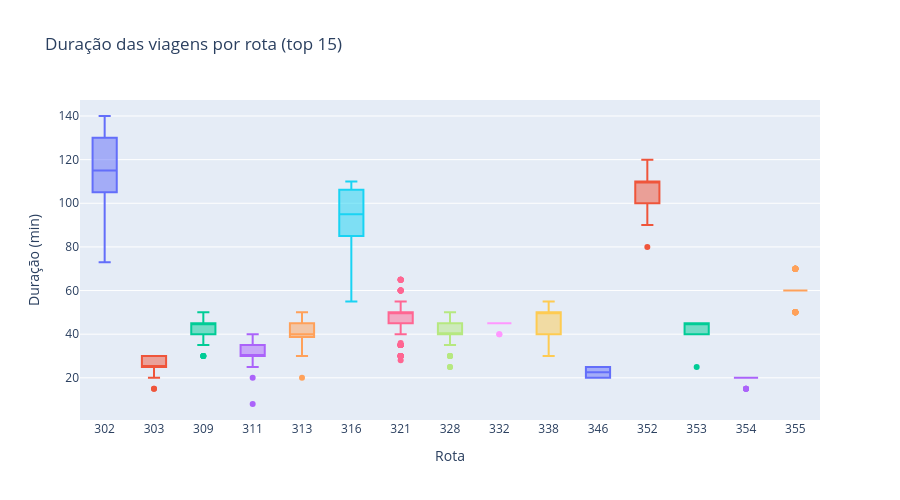

The code cell stored with this chart in its notebook:
### Markdown cell above
### 7.3 Trip duration outliers

### Code cell
# ── Box plot of trip duration by route (top 15 by trip count) ────────
ts_dur = (
    trip_stats
    .merge(feed.trips[["trip_id", "route_id"]])
    .merge(feed.routes[["route_id", "route_short_name"]])
)
ts_dur["duration_min"] = ts_dur["duration"] * 60

top_routes = ts_dur["route_short_name"].value_counts().head(15).index
ts_dur_top = ts_dur.loc[ts_dur["route_short_name"].isin(top_routes)]

fig = px.box(
    ts_dur_top,
    x="route_short_name", y="duration_min",
    color="route_short_name",
    title="Duração das viagens por rota (top 15)",
    labels={"route_short_name": "Rota", "duration_min": "Duração (min)"},
)
fig.update_layout(showlegend=False, height=500)
fig.show()

### Figure 1 — Plotly figure (JSON) as saved in the notebook; plotly's stock layout.template omitted (floating-point values rounded to 4 significant figures; data arrays with more than 128 entries replaced by an {"elided": "..."} marker saying what was removed)
{"data": [{"alignmentgroup": "True", "hovertemplate": "Rota=%{x}<br>Duração (min)=%{y}<extra></extra>", "legendgroup": "302", "marker": {"color": "#636efa"}, "name": "302", "notched": false, "offsetgroup": "302", "orientation": "v", "showlegend": true, "type": "box", "x": ["302", "302", "302", "302", "302", "302", "302", "302", "302", "302", "302", "302", "302", "302", "302", "302", "302", "302"], "x0": " ", "xaxis": "x", "y": [125.0, 140.0, 140.0, 130.0, 130.0, 120.0, 105.0, 110.0, 80.0, 73.0, 90.0, 110.0, 110.0, 120.0, 120.0, 130.0, 110.0, 90.0], "y0": " ", "yaxis": "y"}, {"alignmentgroup": "True", "hovertemplate": "Rota=%{x}<br>Duração (min)=%{y}<extra></extra>", "legendgroup": "303", "marker": {"color": "#EF553B"}, "name": "303", "notched": false, "offsetgroup": "303", "orientation": "v", "showlegend": true, "type": "box", "x": ["303", "303", "303", "303", "303", "303", "303", "303", "303", "303", "303", "303", "303", "303", "303", "303", "303", "303", "303", "303", "303", "303", "303", "303", "303", "303", "303", "303", "303", "303", "303", "303", "303", "303", "303", "303", "303", "303", "303", "303", "303", "303", "303", "303", "303", "303"], "x0": " ", "xaxis": "x", "y": [20.0, 25.0, 25.0, 25.0, 25.0, 25.0, 25.0, 25.0, 25.0, 25.0, 25.0, 25.0, 25.0, 25.0, 25.0, 25.0, 25.0, 25.0, 25.0, 25.0, 25.0, 25.0, 25.0, 15.0, 15.0, 30.0, 30.0, 30.0, 30.0, 30.0, 30.0, 30.0, 30.0, 30.0, 30.0, 30.0, 30.0, 30.0, 30.0, 30.0, 30.0, 30.0, 30.0, 30.0, 30.0, 30.0], "y0": " ", "yaxis": "y"}, {"alignmentgroup": "True", "hovertemplate": "Rota=%{x}<br>Duração (min)=%{y}<extra></extra>", "legendgroup": "309", "marker": {"color": "#00cc96"}, "name": "309", "notched": false, "offsetgroup": "309", "orientation": "v", "showlegend": true, "type": "box", "x": ["309", "309", "309", "309", "309", "309", "309", "309", "309", "309", "309", "309", "309", "309", "309", "309", "309", "309", "309", "309", "309", "309", "309", "309", "309", "309", "309", "309", "309", "309", "309", "309", "309", "309", "309", "309", "309", "309", "309", "309", "309", "309", "309", "309", "309", "309", "309", "309", "309", "309"], "x0": " ", "xaxis": "x", "y": [40.0, 45.0, 45.0, 50.0, 50.0, 50.0, 50.0, 50.0, 50.0, 50.0, 50.0, 50.0, 45.0, 45.0, 45.0, 45.0, 45.0, 45.0, 45.0, 40.0, 40.0, 40.0, 35.0, 35.0, 35.0, 30.0, 30.0, 30.0, 35.0, 35.0, 35.0, 40.0, 40.0, 45.0, 45.0, 45.0, 45.0, 45.0, 45.0, 45.0, 45.0, 45.0, 50.0, 50.0, 50.0, 45.0, 45.0, 45.0, 40.0, 30.0], "y0": " ", "yaxis": "y"}, {"alignmentgroup": "True", "hovertemplate": "Rota=%{x}<br>Duração (min)=%{y}<extra></extra>", "legendgroup": "311", "marker": {"color": "#ab63fa"}, "name": "311", "notched": false, "offsetgroup": "311", "orientation": "v", "showlegend": true, "type": "box", "x": ["311", "311", "311", "311", "311", "311", "311", "311", "311", "311", "311", "311", "311", "311", "311", "311", "311", "311", "311", "311", "311", "311", "311", "311", "311", "311", "311", "311", "311", "311", "311", "311", "311", "311", "311", "311", "311", "311", "311", "311", "311", "311", "311", "311", "311", "311", "311", "311", "311", "311", "311", "311"], "x0": " ", "xaxis": "x", "y": [30.0, 25.0, 30.0, 25.0, 35.0, 25.0, 35.0, 35.0, 35.0, 30.0, 35.0, 30.0, 30.0, 30.0, 30.0, 30.0, 30.0, 30.0, 30.0, 30.0, 30.0, 35.0, 30.0, 30.0, 25.0, 20.0, 30.0, 8.0, 30.0, 30.0, 30.0, 30.0, 40.0, 30.0, 40.0, 30.0, 40.0, 30.0, 40.0, 30.0, 40.0, 40.0, 40.0, 40.0, 40.0, 40.0, 40.0, 40.0, 30.0, 35.0, 35.0, 30.0], "y0": " ", "yaxis": "y"}, {"alignmentgroup": "True", "hovertemplate": "Rota=%{x}<br>Duração (min)=%{y}<extra></extra>", "legendgroup": "313", "marker": {"color": "#FFA15A"}, "name": "313", "notched": false, "offsetgroup": "313", "orientation": "v", "showlegend": true, "type": "box", "x": ["313", "313", "313", "313", "313", "313", "313", "313", "313", "313", "313", "313", "313", "313", "313", "313", "313", "313", "313", "313", "313"], "x0": " ", "xaxis": "x", "y": [40.0, 40.0, 40.0, 40.0, 40.0, 30.0, 20.0, 40.0, 40.0, 30.0, 30.0, 40.0, 45.0, 45.0, 40.0, 45.0, 45.0, 45.0, 50.0, 40.0, 35.0], "y0": " ", "yaxis": "y"}, {"alignmentgroup": "True", "hovertemplate": "Rota=%{x}<br>Duração (min)=%{y}<extra></extra>", "legendgroup": "316", "marker": {"color": "#19d3f3"}, "name": "316", "notched": false, "offsetgroup": "316", "orientation": "v", "showlegend": true, "type": "box", "x": ["316", "316", "316", "316", "316", "316", "316", "316", "316", "316", "316", "316", "316", "316", "316", "316", "316", "316", "316", "316", "316", "316", "316", "316", "316", "316", "316", "316", "316"], "x0": " ", "xaxis": "x", "y": [60.0, 80.0, 90.0, 95.0, 110.0, 100.0, 100.0, 110.0, 105.0, 90.0, 100.0, 110.0, 85.0, 110.0, 85.0, 60.0, 55.0, 65.0, 75.0, 90.0, 90.0, 90.0, 100.0, 110.0, 100.0, 90.0, 110.0, 110.0, 100.0], "y0": " ", "yaxis": "y"}, {"alignmentgroup": "True", "hovertemplate": "Rota=%{x}<br>Duração (min)=%{y}<extra></extra>", "legendgroup": "321", "marker": {"color": "#FF6692"}, "name": "321", "notched": false, "offsetgroup": "321", "orientation": "v", "showlegend": true, "type": "box", "x": {"elided": "216 str values"}, "x0": " ", "xaxis": "x", "y": {"elided": "216 float values"}, "y0": " ", "yaxis": "y"}, {"alignmentgroup": "True", "hovertemplate": "Rota=%{x}<br>Duração (min)=%{y}<extra></extra>", "legendgroup": "328", "marker": {"color": "#B6E880"}, "name": "328", "notched": false, "offsetgroup": "328", "orientation": "v", "showlegend": true, "type": "box", "x": ["328", "328", "328", "328", "328", "328", "328", "328", "328", "328", "328", "328", "328", "328", "328", "328", "328", "328", "328", "328", "328", "328", "328", "328", "328", "328", "328", "328", "328", "328", "328", "328", "328", "328", "328", "328", "328", "328", "328", "328", "328", "328", "328", "328", "328", "328", "328", "328", "328", "328", "328", "328", "328", "328", "328", "328", "328", "328", "328", "328", "328", "328", "328", "328", "328", "328", "328", "328", "328", "328", "328", "328", "328", "328", "328", "328", "328"], "x0": " ", "xaxis": "x", "y": [25.0, 40.0, 30.0, 35.0, 40.0, 40.0, 45.0, 45.0, 45.0, 50.0, 45.0, 45.0, 40.0, 40.0, 50.0, 45.0, 45.0, 45.0, 45.0, 45.0, 45.0, 45.0, 45.0, 45.0, 45.0, 45.0, 45.0, 45.0, 40.0, 40.0, 40.0, 30.0, 35.0, 35.0, 35.0, 25.0, 30.0, 30.0, 40.0, 40.0, 40.0, 40.0, 40.0, 40.0, 40.0, 40.0, 40.0, 40.0, 40.0, 40.0, 40.0, 40.0, 40.0, 40.0, 45.0, 45.0, 45.0, 45.0, 45.0, 45.0, 45.0, 45.0, 45.0, 45.0, 45.0, 43.0, 45.0, 45.0, 45.0, 43.0, 45.0, 35.0, 35.0, 35.0, 35.0, 35.0, 35.0], "y0": " ", "yaxis": "y"}, {"alignmentgroup": "True", "hovertemplate": "Rota=%{x}<br>Duração (min)=%{y}<extra></extra>", "legendgroup": "332", "marker": {"color": "#FF97FF"}, "name": "332", "notched": false, "offsetgroup": "332", "orientation": "v", "showlegend": true, "type": "box", "x": ["332", "332", "332", "332", "332", "332", "332", "332", "332", "332", "332", "332", "332", "332", "332", "332", "332", "332", "332", "332"], "x0": " ", "xaxis": "x", "y": [40.0, 45.0, 45.0, 45.0, 45.0, 45.0, 45.0, 45.0, 45.0, 45.0, 40.0, 45.0, 45.0, 45.0, 45.0, 45.0, 45.0, 45.0, 45.0, 45.0], "y0": " ", "yaxis": "y"}, {"alignmentgroup": "True", "hovertemplate": "Rota=%{x}<br>Duração (min)=%{y}<extra></extra>", "legendgroup": "338", "marker": {"color": "#FECB52"}, "name": "338", "notched": false, "offsetgroup": "338", "orientation": "v", "showlegend": true, "type": "box", "x": ["338", "338", "338", "338", "338", "338", "338", "338", "338", "338", "338", "338", "338", "338", "338", "338", "338", "338", "338", "338", "338", "338"], "x0": " ", "xaxis": "x", "y": [50.0, 40.0, 50.0, 50.0, 50.0, 50.0, 50.0, 50.0, 50.0, 30.0, 30.0, 30.0, 40.0, 40.0, 50.0, 50.0, 50.0, 50.0, 50.0, 55.0, 50.0, 40.0], "y0": " ", "yaxis": "y"}, {"alignmentgroup": "True", "hovertemplate": "Rota=%{x}<br>Duração (min)=%{y}<extra></extra>", "legendgroup": "346", "marker": {"color": "#636efa"}, "name": "346", "notched": false, "offsetgroup": "346", "orientation": "v", "showlegend": true, "type": "box", "x": ["346", "346", "346", "346", "346", "346", "346", "346", "346", "346", "346", "346", "346", "346", "346", "346", "346", "346", "346", "346", "346", "346", "346", "346", "346", "346", "346", "346", "346", "346", "346", "346", "346", "346", "346", "346", "346", "346", "346", "346", "346", "346", "346", "346"], "x0": " ", "xaxis": "x", "y": [20.0, 20.0, 20.0, 20.0, 20.0, 20.0, 20.0, 20.0, 20.0, 20.0, 20.0, 20.0, 20.0, 20.0, 20.0, 20.0, 20.0, 20.0, 20.0, 20.0, 20.0, 20.0, 25.0, 25.0, 25.0, 25.0, 25.0, 25.0, 25.0, 25.0, 25.0, 25.0, 25.0, 25.0, 25.0, 25.0, 25.0, 25.0, 25.0, 25.0, 25.0, 25.0, 25.0, 25.0], "y0": " ", "yaxis": "y"}, {"alignmentgroup": "True", "hovertemplate": "Rota=%{x}<br>Duração (min)=%{y}<extra></extra>", "legendgroup": "352", "marker": {"color": "#EF553B"}, "name": "352", "notched": false, "offsetgroup": "352", "orientation": "v", "showlegend": true, "type": "box", "x": ["352", "352", "352", "352", "352", "352", "352", "352", "352", "352", "352", "352", "352", "352", "352", "352", "352", "352", "352", "352", "352"], "x0": " ", "xaxis": "x", "y": [110.0, 110.0, 110.0, 120.0, 110.0, 110.0, 110.0, 110.0, 90.0, 80.0, 100.0, 110.0, 110.0, 110.0, 110.0, 110.0, 110.0, 100.0, 100.0, 110.0, 90.0], "y0": " ", "yaxis": "y"}, {"alignmentgroup": "True", "hovertemplate": "Rota=%{x}<br>Duração (min)=%{y}<extra></extra>", "legendgroup": "353", "marker": {"color": "#00cc96"}, "name": "353", "notched": false, "offsetgroup": "353", "orientation": "v", "showlegend": true, "type": "box", "x": ["353", "353", "353", "353", "353", "353", "353", "353", "353", "353", "353", "353", "353", "353", "353", "353", "353", "353", "353", "353", "353"], "x0": " ", "xaxis": "x", "y": [40.0, 40.0, 40.0, 40.0, 45.0, 45.0, 45.0, 45.0, 45.0, 45.0, 25.0, 40.0, 40.0, 40.0, 40.0, 45.0, 45.0, 45.0, 45.0, 45.0, 45.0], "y0": " ", "yaxis": "y"}, {"alignmentgroup": "True", "hovertemplate": "Rota=%{x}<br>Duração (min)=%{y}<extra></extra>", "legendgroup": "354", "marker": {"color": "#ab63fa"}, "name": "354", "notched": false, "offsetgroup": "354", "orientation": "v", "showlegend": true, "type": "box", "x": ["354", "354", "354", "354", "354", "354", "354", "354", "354", "354", "354", "354", "354", "354", "354", "354", "354", "354", "354", "354", "354", "354", "354", "354", "354", "354", "354", "354", "354", "354", "354", "354"], "x0": " ", "xaxis": "x", "y": [20.0, 20.0, 20.0, 20.0, 20.0, 20.0, 20.0, 20.0, 20.0, 20.0, 20.0, 20.0, 20.0, 15.0, 15.0, 15.0, 20.0, 20.0, 20.0, 20.0, 20.0, 20.0, 20.0, 20.0, 20.0, 20.0, 20.0, 20.0, 20.0, 20.0, 20.0, 15.0], "y0": " ", "yaxis": "y"}, {"alignmentgroup": "True", "hovertemplate": "Rota=%{x}<br>Duração (min)=%{y}<extra></extra>", "legendgroup": "355", "marker": {"color": "#FFA15A"}, "name": "355", "notched": false, "offsetgroup": "355", "orientation": "v", "showlegend": true, "type": "box", "x": ["355", "355", "355", "355", "355", "355", "355", "355", "355", "355", "355", "355", "355", "355", "355", "355", "355", "355", "355", "355", "355", "355", "355", "355", "355", "355", "355", "355", "355", "355", "355", "355", "355", "355", "355", "355", "355", "355", "355", "355", "355", "355", "355", "355", "355", "355", "355", "355", "355", "355", "355", "355", "355", "355", "355", "355", "355", "355", "355", "355", "355", "355"], "x0": " ", "xaxis": "x", "y": [60.0, 60.0, 50.0, 60.0, 50.0, 60.0, 50.0, 60.0, 50.0, 60.0, 50.0, 60.0, 50.0, 60.0, 50.0, 60.0, 50.0, 60.0, 50.0, 60.0, 50.0, 60.0, 50.0, 60.0, 50.0, 60.0, 50.0, 60.0, 50.0, 60.0, 60.0, 60.0, 70.0, 60.0, 70.0, 60.0, 70.0, 60.0, 70.0, 60.0, 70.0, 60.0, 60.0, 60.0, 70.0, 60.0, 70.0, 60.0, 70.0, 60.0, 70.0, 60.0, 70.0, 60.0, 70.0, 60.0, 70.0, 60.0, 70.0, 60.0, 70.0, 60.0], "y0": " ", "yaxis": "y"}], "layout": {"boxmode": "overlay", "height": 500, "legend": {"title": {"text": "Rota"}, "tracegroupgap": 0}, "showlegend": false, "title": {"text": "Duração das viagens por rota (top 15)"}, "xaxis": {"anchor": "y", "categoryarray": ["302", "303", "309", "311", "313", "316", "321", "328", "332", "338", "346", "352", "353", "354", "355"], "categoryorder": "array", "domain": [0, 1], "title": {"text": "Rota"}}, "yaxis": {"anchor": "x", "domain": [0, 1], "title": {"text": "Duração (min)"}}}}
